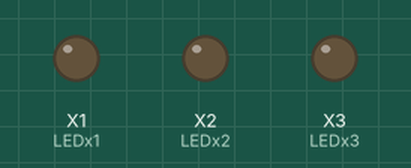
This program was run on a simulated pyboard running MicroPython. Shown: output pins drawn as LEDs (lit = HIGH).

Above: at 0.15 s.
At 0.65 s:
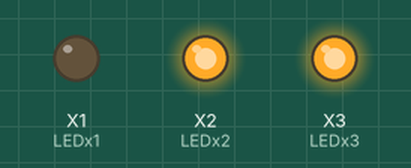
At 0.75 s:
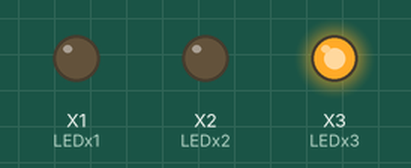
At 1.15 s:
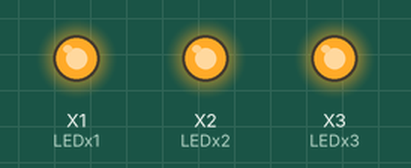
At 1.55 s:
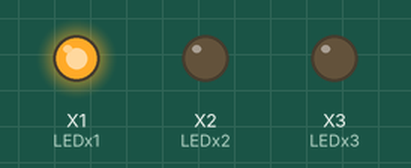
At 2.85 s:
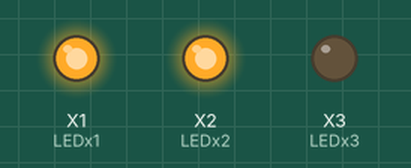
Timing chart, 0 to 3.1 s (numbered marks = the images above):
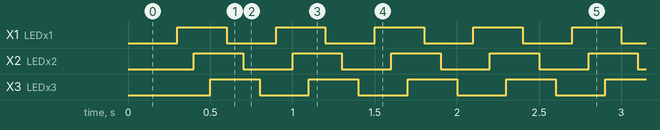

The program:

RGB_led.py
```python
### RGB Led (common katod) with Micro Python ###

### Blinking RGB Led ###

import pyb

LEDx1 = pyb.Pin('X1', pyb.Pin.OUT_PP, pyb.Pin.PULL_UP)
LEDx2 = pyb.Pin('X2', pyb.Pin.OUT_PP, pyb.Pin.PULL_UP)
LEDx3 = pyb.Pin('X3', pyb.Pin.OUT_PP, pyb.Pin.PULL_UP)


LEDx1.low()
LEDx2.low()
LEDx3.low()

try:
    while True:

        LEDx1.value(False)
        pyb.delay(100)
        LEDx2.value(False)
        pyb.delay(100)
        LEDx3.value(False)
        pyb.delay(100)

        LEDx1.value(True)
        pyb.delay(100)
        LEDx2.value(True)
        pyb.delay(100)
        LEDx3.value(True)
        pyb.delay(100)


except:
    LEDx1.value(False)
    LEDx2.value(False)
    LEDx3.value(False)
```

Measured:
- by itself, X1 (LEDx1), X2 (LEDx2), X3 (LEDx3): alternates HIGH for 0.30 s and LOW for 0.30 s
- by itself, everything shown: repeats every 0.60 s, in 6 steps
